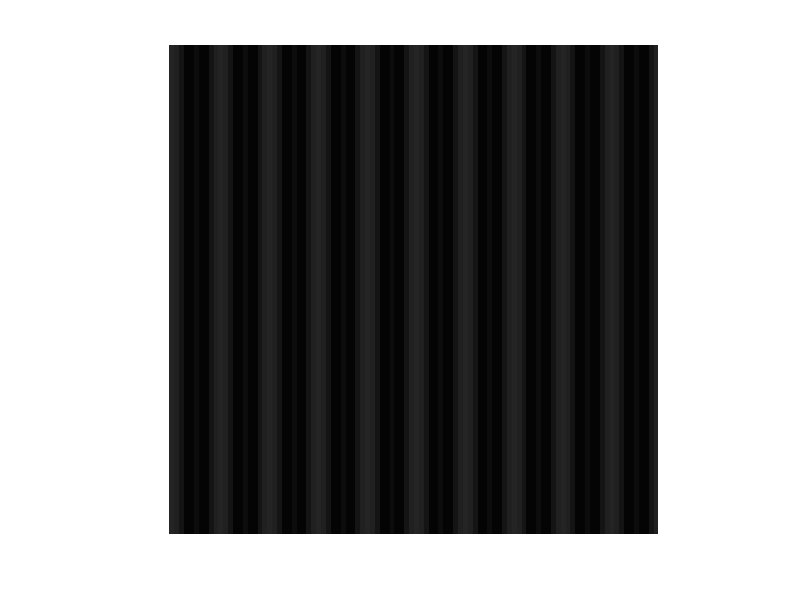

This chart was generated by the following MATLAB code:
clc;
clear;

n=100;
m=100;
d=10;
teta=pi/2;

dx = floor(d * cos(teta));
dy = floor(d * sin(teta));
im = zeros(n,m);
xcentre = floor((n/2) + 1);
ycentre = floor((m/2) + 1);
im(xcentre, ycentre) = 255;
im(xcentre+dx, ycentre+dy) = 255;
im(xcentre-dx, ycentre-dy) = 255;

%imshow(im);

imInv = ifft2(im);
val = 2;
imshow( log(1 + val * abs(imInv))  );




